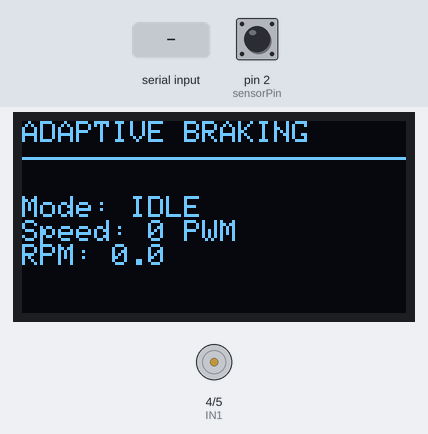
The sketch below on a simulated Arduino Uno, built with avr-gcc and run on an emulated ATmega328P. On the bench: 128×64 one-colour display, motor-driver pin pairs drawn as motors (green arrow = first pin HIGH = forward, orange = second pin HIGH = backward, longer = more drive, scaled by the enable pin). Inputs (shaded band) come from the test bench; at power-on: pin 2 (sensorPin) HIGH. What the sketch prints to the serial monitor is not drawn.

Above: at 2.2 s.
2.3 s: "DRIVE\n" received over Serial
At 2.8 s:
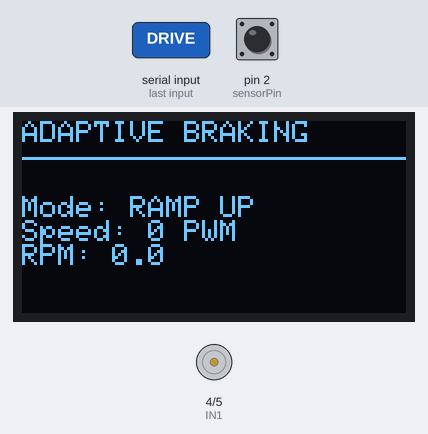
At 3.4 s:
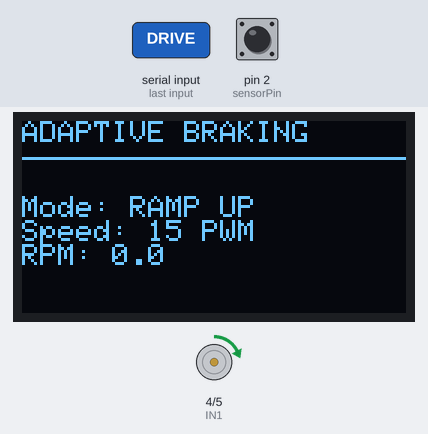
8.3 s: "BRAKE\n" received over Serial
At 8.8 s:
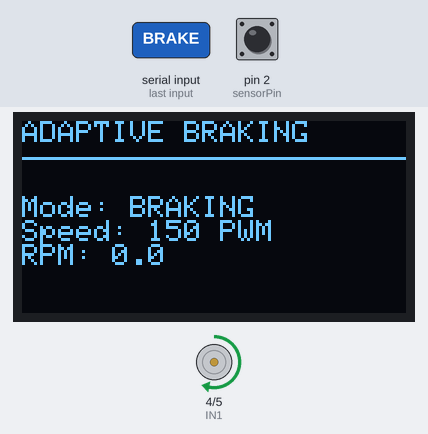
Timing chart, 0 to 15.5 s (numbered marks = the images above; inputs shaded):
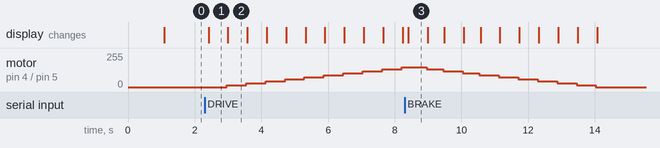

The sketch:

Regen.ino
```cpp
#include <SPI.h>
#include <Adafruit_GFX.h>
#include <Adafruit_SSD1306.h>

// --- OLED Screen dimensions ---
#define SCREEN_WIDTH 128
#define SCREEN_HEIGHT 64
#define OLED_DC     8
#define OLED_RESET  9
#define OLED_CS     10

// Initialize the OLED display using SPI
Adafruit_SSD1306 display(SCREEN_WIDTH, SCREEN_HEIGHT, &SPI, OLED_DC, OLED_RESET, OLED_CS);

// --- Motor Driver Pins ---
const int IN1 = 4;
const int IN2 = 5;
const int ENA = 6;

// --- Sensor Pin ---
const int sensorPin = 2;

// --- System States ---
// 0 = IDLE (motor off)
// 1 = RAMP UP (increasing speed)
// 2 = MEASURING (counting pulses)
// 3 = BRAKING (decreasing speed)
int systemState = 0;
int currentSpeed = 0;

const int MAX_SPEED = 150;  // Max PWM speed (safe for sensor reading)
const int STEP_SIZE = 15;   // How much to increase/decrease speed per step
unsigned long lastStepTime = 0;

// --- Variables for RPM calculation ---
int eventCount = 0;
unsigned long lastEventTime = 0;
unsigned long intervals[4]; // We measure 4 time intervals (between 5 touches)
float latched_rpm = 0.0;
bool measurementComplete = false;

void setup() {
  // Start serial communication with the laptop (Python dashboard)
  Serial.begin(9600);

  // Set pin modes
  pinMode(IN1, OUTPUT);
  pinMode(IN2, OUTPUT);
  pinMode(ENA, OUTPUT);
  pinMode(sensorPin, INPUT);

  // Ensure the motor is off at startup for safety
  digitalWrite(IN1, LOW);
  digitalWrite(IN2, LOW);
  analogWrite(ENA, 0);

  // Initialize the OLED
  if(!display.begin(SSD1306_SWITCHCAPVCC)) {
    for(;;); // Stop if OLED fails
  }

  // Show startup message on OLED
  display.clearDisplay();
  display.setTextColor(SSD1306_WHITE);
  display.setCursor(0,0);
  display.println("System Ready");
  display.println("Mode: IDLE");
  display.display();
  delay(1000);
}

void loop() {
  // --- 1. LISTEN FOR COMMANDS FROM PYTHON DASHBOARD ---
  if (Serial.available() > 0) {
    String command = Serial.readStringUntil('\n');
    command.trim();

    // If Python sends "DRIVE" and we are IDLE, start ramping up
    if (command == "DRIVE" && systemState == 0) {
      systemState = 1;
      currentSpeed = 0;
      eventCount = 0;
      latched_rpm = 0.0;
      measurementComplete = false;
      lastStepTime = millis();
    }
    // If Python sends "BRAKE" and we are MEASURING, start braking
    else if (command == "BRAKE" && systemState == 2) {
      systemState = 3;
      lastStepTime = millis();
    }
  }

  // --- 2. SYSTEM STATE MACHINE ---

  // STATE 0: IDLE (Motor off)
  if (systemState == 0) {
    digitalWrite(IN1, LOW);
    digitalWrite(IN2, LOW);
    analogWrite(ENA, 0);
  }

  // STATE 1: RAMP UP (Gradually increase speed)
  else if (systemState == 1) {
    digitalWrite(IN1, HIGH);
    digitalWrite(IN2, LOW);

    // Increase speed every 500ms
    if (millis() - lastStepTime > 500) {
      lastStepTime = millis();
      currentSpeed += STEP_SIZE;

      // If we hit max speed, switch to measuring state
      if (currentSpeed >= MAX_SPEED) {
        currentSpeed = MAX_SPEED;
        systemState = 2;
        lastEventTime = millis();
      }
      analogWrite(ENA, currentSpeed);
    }
  }

  // STATE 2: MEASURING (Motor running at max speed, waiting for 5 pulses)
  else if (systemState == 2) {
    digitalWrite(IN1, HIGH);
    digitalWrite(IN2, LOW);
    analogWrite(ENA, currentSpeed);

    if (!measurementComplete) {
      // Read the sensor (LOW means the magnet is touching the wires)
      if (digitalRead(sensorPin) == LOW) {
        unsigned long currentTime = millis();

        // Record the time between touches (ignore the very first touch)
        if (eventCount > 0 && eventCount < 5) {
          intervals[eventCount - 1] = currentTime - lastEventTime;
        }

        lastEventTime = currentTime;
        eventCount++;

        // Once we have 5 touches, calculate the average RPM
        if (eventCount == 5) {
          unsigned long totalTime = 0;
          for (int i = 0; i < 4; i++) {
            totalTime += intervals[i];
          }
          float avgTime = totalTime / 4.0;

          if (avgTime > 0) {
            // RPM = 60000 milliseconds / average time per revolution
            latched_rpm = 60000.0 / avgTime;

            // Cap at 200 to prevent crazy numbers from bouncing
            if (latched_rpm > 200.0) latched_rpm = 200.0;
          }
          measurementComplete = true;
        }

        // Wait for the magnet to separate before looking for the next pulse
        while(digitalRead(sensorPin) == LOW) { }
      }
    }
  }

  // STATE 3: BRAKING (Gradually decrease speed)
  else if (systemState == 3) {
    digitalWrite(IN1, HIGH);
    digitalWrite(IN2, LOW);

    // Decrease speed every 500ms
    if (millis() - lastStepTime > 500) {
      lastStepTime = millis();
      currentSpeed -= STEP_SIZE;

      // Once stopped, go back to IDLE
      if (currentSpeed <= 0) {
        currentSpeed = 0;
        systemState = 0;
        digitalWrite(IN1, LOW);
        digitalWrite(IN2, LOW);
      }
      analogWrite(ENA, currentSpeed);
    }
  }

  // --- 3. SEND DATA TO PYTHON DASHBOARD ---
  // Format: STATE:0,EVENTS:0,RPM:0.0
  Serial.print("STATE:");
  Serial.print(systemState);
  Serial.print(",EVENTS:");
  Serial.print(eventCount);
  Serial.print(",RPM:");
  Serial.println(latched_rpm);

  // --- 4. UPDATE OLED DISPLAY ---
  display.clearDisplay();
  display.setCursor(0, 0);
  display.println("ADAPTIVE BRAKING");
  display.drawLine(0, 12, 127, 12, SSD1306_WHITE);

  display.setCursor(0, 25);

  // Show current state on the screen
  if (systemState == 0) display.println("Mode: IDLE");
  if (systemState == 1) display.println("Mode: RAMP UP");
  if (systemState == 2) {
    display.print("Mode: DRIVING ");
    display.print(eventCount);
    display.println("/5");
  }
  if (systemState == 3) display.println("Mode: BRAKING");

  // Show current speed and RPM
  display.print("Speed: ");
  display.print(currentSpeed);
  display.println(" PWM");

  display.print("RPM: ");
  display.println(latched_rpm, 1);

  display.display();
  delay(50);
}
```

Measured:
- after the input at 2.3 s, motor on pin 4 (IN1) / pin 5 (IN2): moves from stopped to forward 150/255 over 5.2 s, starting after 0.66 s; the display: changes after 0.12 s (image 1)
- after the input at 8.3 s, motor on pin 4 (IN1) / pin 5 (IN2): moves from forward 150/255 to stopped over 5.1 s, starting after 0.66 s; the display: changes after 0.11 s (image 3)
- what the display in image 1 shows lasts 0.6 s, from 2.4 s to 3.0 s
